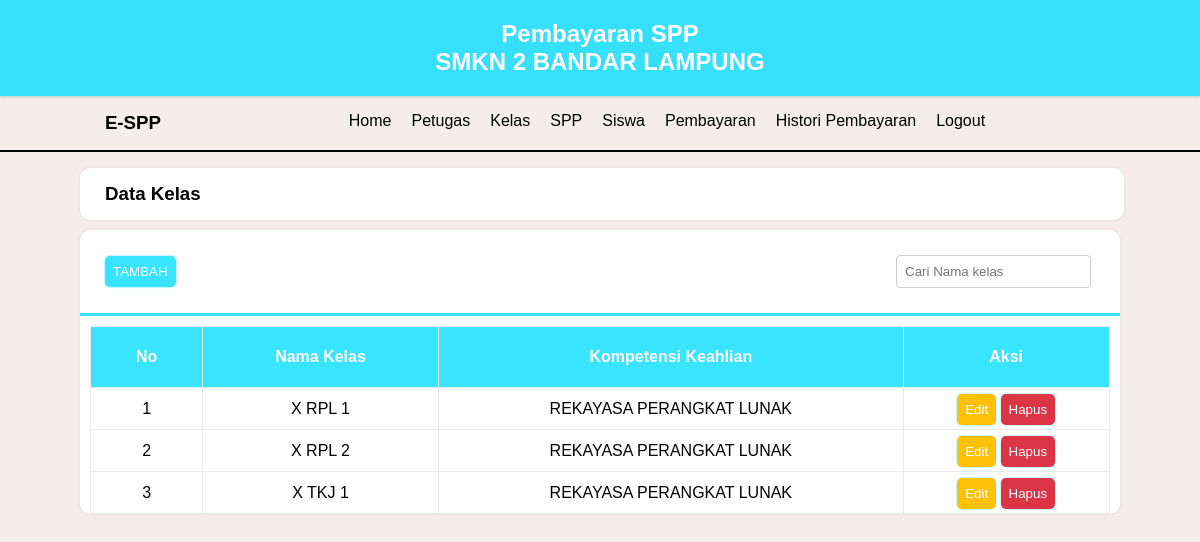
The page /petugas/admin.php?hal=kelas_data (signed in) on the database its author committed.
### tables this page shows
CREATE TABLE `kelas` (
  `id_kelas` int(11) NOT NULL,
  `nama_kelas` varchar(10) NOT NULL,
  `kompetensi_keahlian` varchar(50) NOT NULL
);

### petugas/kelas_data.php (the view)
<div class="col">
    <h3 class="judul">Data Kelas</h3>
</div>
<div class="card">
    <div class="card-header">
        <a href="?hal=kelas_tambah" class="btn btn-tambah">TAMBAH</a>
        <div class="search-bar">
            <input type="text" placeholder="Cari Nama kelas" class="search-input" id="search-input">
        </div>
    </div>
    <div class="card-body">
        <table border="1" id="siswa-table">
            <thead>
                <tr>
                    <th>No</th>
                    <th>Nama Kelas</th>
                    <th>Kompetensi Keahlian</th>
                    <th>Aksi</th>
                </tr>
            </thead>
            <tbody>
                <?php
                include '../koneksi.php';
                $no = 1;
                $query = mysqli_query($koneksi, "SELECT * FROM kelas");
                while ($data = mysqli_fetch_array($query)) {
                ?>
                    <tr>
                        <td><?= $no++; ?></td>
                        <td><?= $data['nama_kelas']; ?></td>
                        <td><?= $data['kompetensi_keahlian']; ?></td>
                        <td>
                            <a href="?hal=kelas_edit&id_kelas=<?= $data['id_kelas'] ?>" class="btn btn-warning">Edit</a>
                            <a href="?hal=kelas_hapus&id_kelas=<?= $data['id_kelas'] ?>" class="btn btn-danger" onclick="return confirm('Yakin akan menghapus data') ">Hapus</a>
                        </td>
                    </tr>
                <?php
                }
                ?>
            </tbody>
        </table>
    </div>

### css/style.css (style rules this page uses)
* { margin: 0; padding: 0; list-style: none; text-decoration: none; font-family: Arial, Helvetica, sans-serif; }
body { background: rgb(247, 236, 236); }
.col { background: #fff; width: 98%; padding: 15px 0px 15px 25px; border-radius: 10px; box-shadow: 0 0 3px #d3d3d3; }
.card { margin: 50px auto; margin-top: 10px; margin-bottom: 10px; background: #fff; width: 100%; border-radius: 10px; box-shadow: 0 0 3px #d3d3d3; }
.card-header { border-bottom: 3px solid rgba(2, 221, 255, 0.786); padding: 25px; }
.btn { padding: 8px; cursor: pointer; border-radius: 5px; box-shadow: 0 0 2px rgba(2, 221, 255, 0.786); font-size: 10pt; }
.btn-tambah { color: #fff; background: rgba(2, 221, 255, 0.786); }
table { margin: 10px auto; width: 98%; border-collapse: collapse; border: 1px solid #eaeaea; text-align: center; }
th { background:rgba(2, 221, 255, 0.786); color: #fff; height: 20px; padding: 20px; }
tr { border: 1px solid #eaeaea; }
td { padding: 8px; height: 25px; }
.btn-warning { color: #fff; background-color: #ffc107; border-color: #ffc107; width: 100px; }
.btn-danger { color: #fff; background-color: #dc3545; border-color: #dc3545; }
.card-header { display: flex; align-items: center; justify-content: space-between; }
.search-bar { display: flex; align-items: center; }
.search-input { padding: 8px; border: 1px solid #ccc; border-radius: 4px; margin-right: 4px; }

### rows shown on the page
kelas: nama_kelas "X RPL 1", kompetensi_keahlian "REKAYASA PERANGKAT LUNAK"
kelas: nama_kelas "X RPL 2", kompetensi_keahlian "REKAYASA PERANGKAT LUNAK"
kelas: nama_kelas "X TKJ 1", kompetensi_keahlian "REKAYASA PERANGKAT LUNAK"
